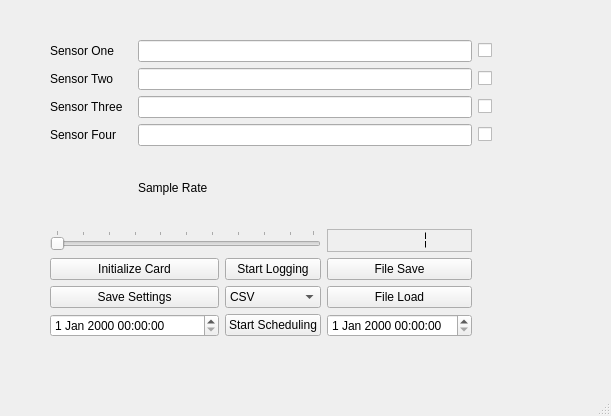
<?xml version="1.0" encoding="UTF-8"?>
<ui version="4.0">
 <class>MainWindow</class>
 <widget class="QMainWindow" name="MainWindow">
  <property name="geometry">
   <rect>
    <x>0</x>
    <y>0</y>
    <width>611</width>
    <height>416</height>
   </rect>
  </property>
  <property name="windowTitle">
   <string>MainWindow</string>
  </property>
  <widget class="QWidget" name="centralwidget">
   <widget class="QWidget" name="layoutWidget">
    <property name="geometry">
     <rect>
      <x>50</x>
      <y>40</y>
      <width>510</width>
      <height>297</height>
     </rect>
    </property>
    <layout class="QGridLayout" name="gridLayout_2">
     <item row="7" column="3">
      <widget class="QPushButton" name="file_load_button">
       <property name="text">
        <string>File Load</string>
       </property>
      </widget>
     </item>
     <item row="2" column="0">
      <widget class="QLabel" name="sensor_three_label">
       <property name="text">
        <string>Sensor Three</string>
       </property>
      </widget>
     </item>
     <item row="1" column="1" colspan="3">
      <widget class="QLineEdit" name="sensor_two_name">
       <property name="text">
        <string/>
       </property>
       <property name="maxLength">
        <number>20</number>
       </property>
       <property name="cursorPosition">
        <number>0</number>
       </property>
       <property name="cursorMoveStyle">
        <enum>Qt::VisualMoveStyle</enum>
       </property>
      </widget>
     </item>
     <item row="1" column="0">
      <widget class="QLabel" name="sensor_two_label">
       <property name="text">
        <string>Sensor Two</string>
       </property>
      </widget>
     </item>
     <item row="3" column="4">
      <widget class="QCheckBox" name="check_four">
       <property name="text">
        <string/>
       </property>
      </widget>
     </item>
     <item row="5" column="0" colspan="3">
      <widget class="QSlider" name="sample_rate">
       <property name="whatsThis">
        <string>p</string>
       </property>
       <property name="minimum">
        <number>1</number>
       </property>
       <property name="maximum">
        <number>100</number>
       </property>
       <property name="tracking">
        <bool>true</bool>
       </property>
       <property name="orientation">
        <enum>Qt::Horizontal</enum>
       </property>
       <property name="invertedAppearance">
        <bool>false</bool>
       </property>
       <property name="invertedControls">
        <bool>false</bool>
       </property>
       <property name="tickPosition">
        <enum>QSlider::TicksAbove</enum>
       </property>
      </widget>
     </item>
     <item row="6" column="2">
      <widget class="QPushButton" name="logging_button">
       <property name="text">
        <string>Start Logging</string>
       </property>
      </widget>
     </item>
     <item row="0" column="1" colspan="3">
      <widget class="QLineEdit" name="sensor_one_name">
       <property name="text">
        <string/>
       </property>
       <property name="maxLength">
        <number>20</number>
       </property>
       <property name="cursorPosition">
        <number>0</number>
       </property>
       <property name="cursorMoveStyle">
        <enum>Qt::VisualMoveStyle</enum>
       </property>
      </widget>
     </item>
     <item row="2" column="1" colspan="3">
      <widget class="QLineEdit" name="sensor_three_name">
       <property name="text">
        <string/>
       </property>
       <property name="maxLength">
        <number>20</number>
       </property>
       <property name="cursorPosition">
        <number>0</number>
       </property>
       <property name="cursorMoveStyle">
        <enum>Qt::VisualMoveStyle</enum>
       </property>
      </widget>
     </item>
     <item row="1" column="4">
      <widget class="QCheckBox" name="check_two">
       <property name="text">
        <string/>
       </property>
      </widget>
     </item>
     <item row="7" column="0" colspan="2">
      <widget class="QPushButton" name="save_setting_button">
       <property name="text">
        <string>Save Settings</string>
       </property>
      </widget>
     </item>
     <item row="4" column="1" colspan="2">
      <widget class="QLabel" name="sample_rate_label">
       <property name="text">
        <string>Sample Rate</string>
       </property>
      </widget>
     </item>
     <item row="3" column="0">
      <widget class="QLabel" name="sensor_four_label">
       <property name="text">
        <string>Sensor Four</string>
       </property>
      </widget>
     </item>
     <item row="2" column="4">
      <widget class="QCheckBox" name="check_three">
       <property name="text">
        <string/>
       </property>
      </widget>
     </item>
     <item row="6" column="3">
      <widget class="QPushButton" name="file_save_button">
       <property name="text">
        <string>File Save</string>
       </property>
      </widget>
     </item>
     <item row="3" column="1" colspan="3">
      <widget class="QLineEdit" name="sensor_four_name">
       <property name="text">
        <string/>
       </property>
       <property name="maxLength">
        <number>20</number>
       </property>
       <property name="cursorPosition">
        <number>0</number>
       </property>
       <property name="cursorMoveStyle">
        <enum>Qt::VisualMoveStyle</enum>
       </property>
      </widget>
     </item>
     <item row="0" column="0">
      <widget class="QLabel" name="sensor_one_label">
       <property name="text">
        <string>Sensor One</string>
       </property>
      </widget>
     </item>
     <item row="0" column="4">
      <widget class="QCheckBox" name="check_one">
       <property name="text">
        <string/>
       </property>
      </widget>
     </item>
     <item row="6" column="0" colspan="2">
      <widget class="QPushButton" name="initialize_card_button">
       <property name="text">
        <string>Initialize Card</string>
       </property>
      </widget>
     </item>
     <item row="8" column="3">
      <widget class="QDateTimeEdit" name="end_time"/>
     </item>
     <item row="7" column="2">
      <widget class="QComboBox" name="filetype">
       <item>
        <property name="text">
         <string>CSV</string>
        </property>
       </item>
       <item>
        <property name="text">
         <string>Binary</string>
        </property>
       </item>
      </widget>
     </item>
     <item row="8" column="2">
      <widget class="QPushButton" name="schedule_button">
       <property name="text">
        <string>Start Scheduling</string>
       </property>
      </widget>
     </item>
     <item row="8" column="0" colspan="2">
      <widget class="QDateTimeEdit" name="start_time"/>
     </item>
     <item row="5" column="3">
      <widget class="QLCDNumber" name="sample_rate_display">
       <property name="frameShape">
        <enum>QFrame::StyledPanel</enum>
       </property>
       <property name="smallDecimalPoint">
        <bool>true</bool>
       </property>
       <property name="digitCount">
        <number>5</number>
       </property>
       <property name="segmentStyle">
        <enum>QLCDNumber::Flat</enum>
       </property>
       <property name="intValue" stdset="0">
        <number>1</number>
       </property>
      </widget>
     </item>
    </layout>
   </widget>
  </widget>
  <widget class="QMenuBar" name="menubar">
   <property name="geometry">
    <rect>
     <x>0</x>
     <y>0</y>
     <width>611</width>
     <height>22</height>
    </rect>
   </property>
  </widget>
  <widget class="QStatusBar" name="statusbar"/>
 </widget>
 <resources/>
 <connections>
  <connection>
   <sender>sample_rate</sender>
   <signal>valueChanged(int)</signal>
   <receiver>sample_rate_display</receiver>
   <slot>display(int)</slot>
   <hints>
    <hint type="sourcelabel">
     <x>270</x>
     <y>225</y>
    </hint>
    <hint type="destinationlabel">
     <x>329</x>
     <y>225</y>
    </hint>
   </hints>
  </connection>
 </connections>
</ui>
